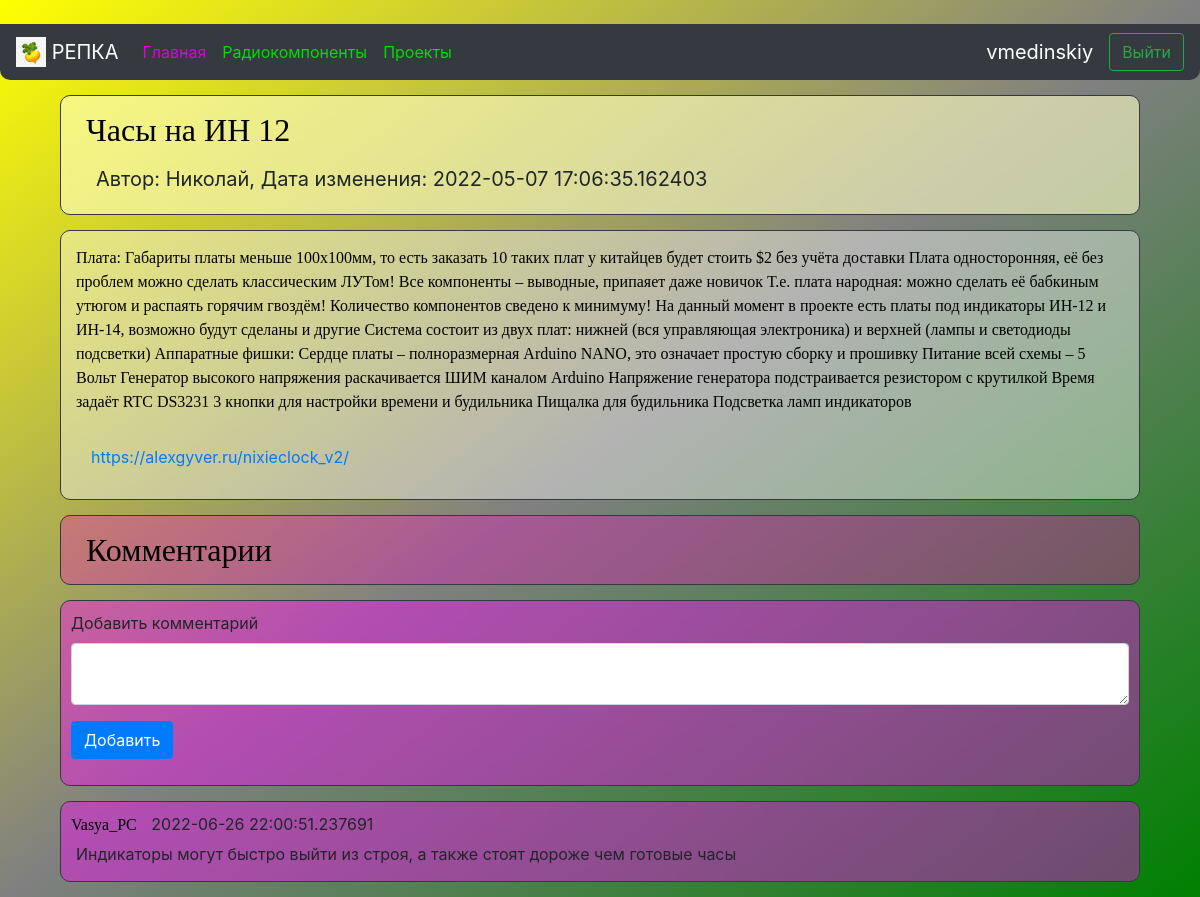
The app's page /project/5 (signed in) with its own data.
### data/users.py (models this page shows, shortened)
class User(SqlAlchemyBase, UserMixin, SerializerMixin):
    __tablename__ = 'users'
    id = sqlalchemy.Column(sqlalchemy.Integer, primary_key=True, autoincrement=True)
    name = sqlalchemy.Column(sqlalchemy.String, nullable=True)
    about = sqlalchemy.Column(sqlalchemy.String, nullable=True)
    email = sqlalchemy.Column(sqlalchemy.String, index=True, unique=True, nullable=True)
    hashed_password = sqlalchemy.Column(sqlalchemy.String, nullable=True)
    created_date = sqlalchemy.Column(sqlalchemy.DateTime, default=datetime.datetime.now)
    news = orm.relation("News", back_populates='user')
    comments = orm.relation("Comment", back_populates="user")

### data/news.py (models this page shows)
class News(SqlAlchemyBase, SerializerMixin):
    __tablename__ = 'news'
    id = sqlalchemy.Column(sqlalchemy.Integer, primary_key=True, autoincrement=True)
    title = sqlalchemy.Column(sqlalchemy.String, nullable=True)
    content = sqlalchemy.Column(sqlalchemy.String, nullable=True)
    created_date = sqlalchemy.Column(sqlalchemy.DateTime, default=datetime.datetime.today())
    is_private = sqlalchemy.Column(sqlalchemy.Boolean, default=True)
    user_id = sqlalchemy.Column(sqlalchemy.Integer, sqlalchemy.ForeignKey("users.id"))
    about = sqlalchemy.Column(sqlalchemy.String, nullable=True)
    user = orm.relation('User')
    comments = orm.relation("Comment", back_populates="news")

### data/comments.py (models this page shows)
class Comment(SqlAlchemyBase, SerializerMixin):
    __tablename__ = 'comments'
    id = sqlalchemy.Column(sqlalchemy.Integer, primary_key=True, autoincrement=True)
    content = sqlalchemy.Column(sqlalchemy.String, nullable=True)
    created_date = sqlalchemy.Column(sqlalchemy.DateTime, default=datetime.datetime.now)
    user_id = sqlalchemy.Column(sqlalchemy.Integer, sqlalchemy.ForeignKey("users.id"))
    news_id = sqlalchemy.Column(sqlalchemy.Integer, sqlalchemy.ForeignKey('news.id'))
    user = orm.relation('User')
    news = orm.relation('News')

### main.py (the view)
@app.route("/project/<int:id>", methods=['GET', 'POST'])
def project(id):
    form = CommentForm()
    db_sess = db_session.create_session()
    if form.validate_on_submit():
        comments = Comment(content=form.comment.data, news_id=id)
        current_user.comments.append(comments)
        db_sess.merge(current_user)
        db_sess.commit()
        return redirect(f'/project/{id}')
    if current_user.is_authenticated:
        news = db_sess.query(News).filter(
            News.id == id, News.user == current_user).first()
    else:
        news = db_sess.query(News).filter(
            News.id == id, News.is_private != True).first()
    if news is None:
        news = db_sess.query(News).filter(
            News.id == id, News.is_private != True).first()
    if news:
        comments = db_sess.query(Comment).filter((news.id == Comment.news_id))
        return render_template("project.html", news=news, comments=comments, form=form)
    return redirect("/projects")

### forms/news.py
class CommentForm(FlaskForm):
    comment = TextAreaField("Добавить комментарий")
    submit = SubmitField('Добавить')

### data/db_session.py (called while the page is built)
def create_session() -> Session:
    global __factory
    return __factory()

### main.py (called while the page is built)
@login_manager.user_loader
def load_user(user_id):
    db_sess = db_session.create_session()
    return db_sess.query(User).get(user_id)

### templates/project.html (shortened to what this page needs)
﻿{% extends "base.html" %}
{% block content %}
<div class="border border-dark"
     style="padding: 10px; margin: 15px; border-radius: 10px; backdrop-filter: blur(5px); background: rgba(255, 255, 200, 0.6);">
    <div>
        <a style="font-size: 32px; padding: 15px"><font face="Comic Sans MS" color="#000000">{{news.title}}</font></a>
    </div>
    <div style="padding: 10px;">
        <a style="font-size: 20px; padding: 15px">Автор: {{news.user.name}}, Дата изменения: {{news.created_date}}</a>
    </div>
</div>
<div class="col-md6 border border-dark"
     style="padding: 15px; margin: 15px; border-radius: 10px; backdrop-filter: blur(5px); background: rgba(255, 255, 255, 0.4);">
    <p><font face="Comic Sans MS" color="#000000">{{news.content}}</font></p>
    <div style="padding: 15px"><a style="display: block;" href="{{ news.about }}">{{ news.about }}</a></div>
</div>
<div class="border border-dark"
     style="padding: 10px; margin: 15px; border-radius: 10px; backdrop-filter: blur(5px); background: rgba(255, 0, 200, 0.3);">
    <div>
        <a style="font-size: 32px; padding: 15px"><font face="Comic Sans MS" color="#000000">Комментарии</font></a>
    </div>
</div>
{% if current_user.is_authenticated %}
<div class="col-md6 border border-dark"
     style="padding: 10px; margin: 15px; border-radius: 10px; backdrop-filter: blur(5px); background: rgba(255, 0, 255, 0.4);">
    <form action="" method="post">
        <p>{{ form.comment.label }}
            {{ form.comment(class="form-control") }}</p>
        <p>{{ form.submit(type="submit", class="btn btn-primary") }}</p>
    </form>
</div>
{% endif %}
{% for item in comments %}
<div class="col-md6 border border-dark"
     style="padding: 10px; margin: 15px; border-radius: 10px; backdrop-filter: blur(5px); background: rgba(255, 0, 255, 0.4);">
    <a><font face="Comic Sans MS" color="#000000">{{item.user.name}}</font></a>
    <a style="padding: 10px"> {{item.created_date}} </a>
    <div style="padding: 5px">{{ item.content }}</div>
</div>
{% endfor %}
{% endblock %}

### templates/base.html (shortened to what this page needs)
<!doctype html>
<html lang="en">
<head>
    <link rel="stylesheet"
          href="https://stackpath.bootstrapcdn.com/bootstrap/4.4.1/css/bootstrap.min.css"
>
</head>
<body style="background: linear-gradient(to bottom right, yellow, grey, green); background-attachment: fixed;">
<header>
    <nav class="navbar navbar-expand-sm navbar-dark bg-dark" style="border-radius: 0 0 10px 10px">
        <a class="navbar-brand"><img src="../static/img/repka1.jpg" width="30" height="30"
                                               class="d-inline-block align-top" alt="Картинка репки"> РЕПКА</a>
        <div class="collapse navbar-collapse" id="collapsibleNavbar">
            <div class="navbar-nav mr-auto">
                <a class="nav-item nav-link active" style="color:#DD00DD" href="/#">Главная<span class="sr-only">(current)</span></a>
                <a class="nav-item nav-link" style="color:#00DD00" href="/components">Радиокомпоненты</a>
                <a class="nav-item nav-link" style="color:#00DD00" href="/projects">Проекты</a>
            </div>
        </div>
        {% if current_user.is_authenticated %}
        <a class="navbar-brand">{{ current_user.name }}</a>
        <a class="btn btn-outline-success" href="/logout" type="button">Выйти</a>
        {% else %}
        <a class="btn btn-success" href="/login">Авторизация</a>
        {% endif %}
    </nav>
</header>
<main role="main" class="container">
    {% block content %}{% endblock %}
</main>
</body>
</html>

### records on screen
User: name "vmedinskiy"
News: title "Часы на ИН 12", created_date "2022-05-07 17:06:35.162403", content "Плата: Габариты платы меньше 100х100мм, то есть заказать 10 таких плат у китайцев будет стоить $2 без учёта доставки Плата односторонняя, её без проблем можно сделать классическим ЛУТом! Все компоненты – выводные, припаяет даже новичок Т.е. плата народная: можно сделать её бабкиным утюгом и распаять горячим гвоздём! Количество компонентов сведено к минимуму! На данный момент в проекте есть платы под индикаторы ИН-12 и ИН-14, возможно будут сделаны и другие Система состоит из двух плат: нижней (вся управляющая электроника) и верхней (лампы и светодиоды подсветки) Аппаратные фишки: Сердце платы – полноразмерная Arduino NANO, это означает простую сборку и прошивку Питание всей схемы – 5 Вольт…", about "https://alexgyver.ru/nixieclock_v2/"
User: user.name "Николай"
Comment: user.name "Vasya_PC", created_date "2022-06-26 22:00:51.237691", content "Индикаторы могут быстро выйти из строя, а также стоят дороже чем готовые часы"
